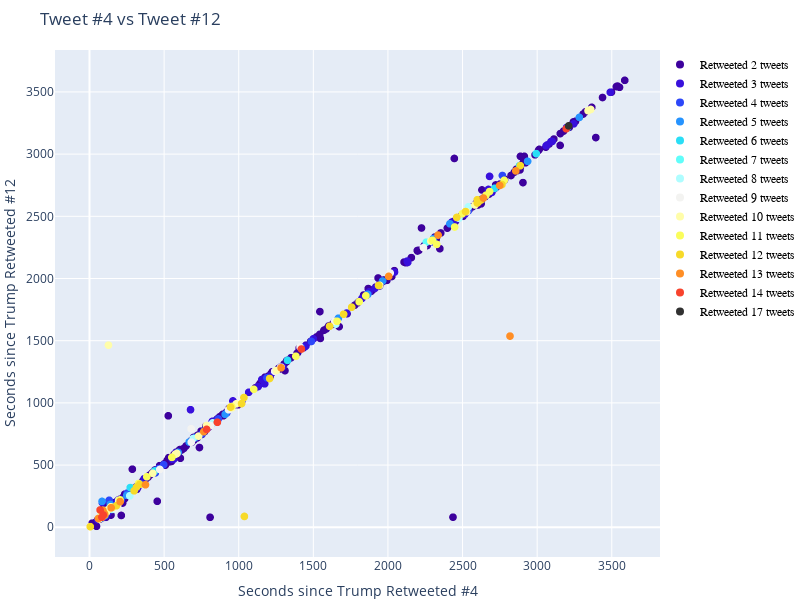

Notebook source saved alongside this figure:
### Markdown cell above
# For `X` hour windows:

### Code cell
window=1

retweets_after_trump, source_counts, user_counts = get_retweets_after_trump(df, window=window)

#Which should we compare?
A = 4
B = 12

df2, sr, p = rank_twitterers(retweets_after_trump[A], retweets_after_trump[B])
print("The % similar is: {:.2f} with {} users in both streams".format(p, len(df2)))
print(sr)


f = make_plot(df2, user_counts)
f.show()

with open('/data/www/tmp.html','w') as outFile:
    outFile.write( plotly.io.to_html(f,include_plotlyjs='cdn') )

### Figure 1 — Plotly figure (JSON) as saved in the notebook; plotly's stock layout.template omitted (floating-point values rounded to 4 significant figures; data arrays with more than 128 entries replaced by an {"elided": "..."} marker saying what was removed)
{"data": [{"hovertemplate": "%{text}", "marker": {"color": "#3d019d", "opacity": 1, "size": 8}, "mode": "markers", "name": "Retweeted 2 tweets", "showlegend": true, "text": {"elided": "329 str values"}, "type": "scattergl", "x": {"elided": "329 int values"}, "y": {"elided": "329 int values"}}, {"hovertemplate": "%{text}", "marker": {"color": "#3810dc", "opacity": 1, "size": 8}, "mode": "markers", "name": "Retweeted 3 tweets", "showlegend": true, "text": ["Leha60849960: <a href=\"http://twitter.com/download/android\" rel=\"nofollow\">Twitter for Android</a>", "RMcgouldrick: <a href=\"http://twitter.com/download/android\" rel=\"nofollow\">Twitter for Android</a>", "teslaandspaceX: <a href=\"http://twitter.com/download/iphone\" rel=\"nofollow\">Twitter for iPhone</a>", "BakerSonPeekay: <a href=\"https://mobile.twitter.com\" rel=\"nofollow\">Twitter Web App</a>", "Albelian8: <a href=\"https://mobile.twitter.com\" rel=\"nofollow\">Twitter Web App</a>", "Grace02609414: <a href=\"http://twitter.com/download/iphone\" rel=\"nofollow\">Twitter for iPhone</a>", "Tikal217: <a href=\"http://twitter.com/#!/download/ipad\" rel=\"nofollow\">Twitter for iPad</a>", "bydefault: <a href=\"https://mobile.twitter.com\" rel=\"nofollow\">Twitter Web App</a>", "VHBigSlickAAA1: <a href=\"http://twitter.com/download/iphone\" rel=\"nofollow\">Twitter for iPhone</a>", "EblingJr: <a href=\"http://twitter.com/download/android\" rel=\"nofollow\">Twitter for Android</a>", "JFaith1979: <a href=\"http://twitter.com/download/iphone\" rel=\"nofollow\">Twitter for iPhone</a>", "norhino777: <a href=\"http://twitter.com/download/iphone\" rel=\"nofollow\">Twitter for iPhone</a>", "zack29266449: <a href=\"http://twitter.com/download/iphone\" rel=\"nofollow\">Twitter for iPhone</a>", "ronpowell7: <a href=\"http://twitter.com/download/android\" rel=\"nofollow\">Twitter for Android</a>", "ARaisinghell: <a href=\"https://mobile.twitter.com\" rel=\"nofollow\">Twitter Web App</a>", "tommylowens1: <a href=\"http://twitter.com/download/iphone\" rel=\"nofollow\">Twitter for iPhone</a>", "SomeonesCamera: <a href=\"http://twitter.com/download/android\" rel=\"nofollow\">Twitter for Android</a>", "DixieLand__Diva: <a href=\"http://twitter.com/download/android\" rel=\"nofollow\">Twitter for Android</a>", "MargaretheBrac2: <a href=\"http://twitter.com/download/iphone\" rel=\"nofollow\">Twitter for iPhone</a>", "sparkle49090982: <a href=\"http://twitter.com/download/iphone\" rel=\"nofollow\">Twitter for iPhone</a>", "Jerrydmusic: <a href=\"https://mobile.twitter.com\" rel=\"nofollow\">Twitter Web App</a>", "Pammy30104931: <a href=\"http://twitter.com/download/iphone\" rel=\"nofollow\">Twitter for iPhone</a>", "JimWeltzin: <a href=\"https://mobile.twitter.com\" rel=\"nofollow\">Twitter Web App</a>", "JimTypeDude: <a href=\"https://mobile.twitter.com\" rel=\"nofollow\">Twitter Web App</a>", "BeVau2: <a href=\"http://twitter.com/download/android\" rel=\"nofollow\">Twitter for Android</a>", "Mleedoodlebug22: <a href=\"http://twitter.com/download/android\" rel=\"nofollow\">Twitter for Android</a>", "Perch313: <a href=\"http://twitter.com/download/android\" rel=\"nofollow\">Twitter for Android</a>", "GnosticBushido: <a href=\"http://twitter.com/download/iphone\" rel=\"nofollow\">Twitter for iPhone</a>", "jeb1149: <a href=\"http://twitter.com/download/iphone\" rel=\"nofollow\">Twitter for iPhone</a>", "JebLadat: <a href=\"http://twitter.com/download/iphone\" rel=\"nofollow\">Twitter for iPhone</a>", "LycRosie: <a href=\"https://mobile.twitter.com\" rel=\"nofollow\">Twitter Web App</a>", "poisonsky23: <a href=\"http://twitter.com/download/iphone\" rel=\"nofollow\">Twitter for iPhone</a>", "MAGA_Arlene: <a href=\"http://twitter.com/download/android\" rel=\"nofollow\">Twitter for Android</a>", "WingChun88: <a href=\"http://twitter.com/download/iphone\" rel=\"nofollow\">Twitter for iPhone</a>", "03forester: <a href=\"http://twitter.com/download/iphone\" rel=\"nofollow\">Twitter for iPhone</a>", "heathersmedica1: <a href=\"http://twitter.com/download/iphone\" rel=\"nofollow\">Twitter for iPhone</a>", "omcman: <a href=\"http://twitter.com/download/iphone\" rel=\"nofollow\">Twitter for iPhone</a>", "DarleneIronCity: <a href=\"https://mobile.twitter.com\" rel=\"nofollow\">Twitter Web App</a>", "BPink4143: <a href=\"http://twitter.com/download/iphone\" rel=\"nofollow\">Twitter for iPhone</a>", "CynnieMaris: <a href=\"http://twitter.com/download/iphone\" rel=\"nofollow\">Twitter for iPhone</a>", "Binhaihotel: <a href=\"http://twitter.com/download/iphone\" rel=\"nofollow\">Twitter for iPhone</a>", "RChance55: <a href=\"http://twitter.com/download/iphone\" rel=\"nofollow\">Twitter for iPhone</a>", "Space8Jockey5: <a href=\"http://twitter.com/download/iphone\" rel=\"nofollow\">Twitter for iPhone</a>", "PatriotL4evr: <a href=\"http://twitter.com/download/android\" rel=\"nofollow\">Twitter for Android</a>", "Lady22eMaribel: <a href=\"http://twitter.com/download/android\" rel=\"nofollow\">Twitter for Android</a>", "maftf1956: <a href=\"http://twitter.com/download/android\" rel=\"nofollow\">Twitter for Android</a>", "mikeb38beacon_h: <a href=\"http://twitter.com/download/iphone\" rel=\"nofollow\">Twitter for iPhone</a>", "LouDAngelo1: <a href=\"http://twitter.com/download/iphone\" rel=\"nofollow\">Twitter for iPhone</a>", "Ask4Old: <a href=\"http://twitter.com/download/iphone\" rel=\"nofollow\">Twitter for iPhone</a>", "Trump20MAGA4US: <a href=\"http://twitter.com/download/iphone\" rel=\"nofollow\">Twitter for iPhone</a>", "NMaga2020: <a href=\"http://twitter.com/download/iphone\" rel=\"nofollow\">Twitter for iPhone</a>", "truth9876: <a href=\"http://twitter.com/#!/download/ipad\" rel=\"nofollow\">Twitter for iPad</a>", "TeresaRomary: <a href=\"http://twitter.com/download/iphone\" rel=\"nofollow\">Twitter for iPhone</a>", "pg_rant: <a href=\"http://twitter.com/download/iphone\" rel=\"nofollow\">Twitter for iPhone</a>", "KingofDaddys: <a href=\"http://twitter.com/download/android\" rel=\"nofollow\">Twitter for Android</a>", "LoriS09598635: <a href=\"http://twitter.com/download/iphone\" rel=\"nofollow\">Twitter for iPhone</a>", "QuintanaFreyre: <a href=\"http://twitter.com/download/iphone\" rel=\"nofollow\">Twitter for iPhone</a>", "simplyme669: <a href=\"http://twitter.com/download/android\" rel=\"nofollow\">Twitter for Android</a>", "bowman409: <a href=\"http://twitter.com/download/android\" rel=\"nofollow\">Twitter for Android</a>", "KevinBooker212: <a href=\"http://twitter.com/download/iphone\" rel=\"nofollow\">Twitter for iPhone</a>", "TruthAnJustice5: <a href=\"http://twitter.com/download/android\" rel=\"nofollow\">Twitter for Android</a>", "Notsure71361677: <a href=\"https://mobile.twitter.com\" rel=\"nofollow\">Twitter Web App</a>", "CarolusEduardus: <a href=\"http://twitter.com/download/android\" rel=\"nofollow\">Twitter for Android</a>", "Virginia4KAG: <a href=\"https://mobile.twitter.com\" rel=\"nofollow\">Twitter Web App</a>", "JohnJon77706148: <a href=\"http://twitter.com/download/iphone\" rel=\"nofollow\">Twitter for iPhone</a>", "threadkillerksu: <a href=\"http://twitter.com/download/iphone\" rel=\"nofollow\">Twitter for iPhone</a>", "realBenBradbury: <a href=\"http://twitter.com/download/iphone\" rel=\"nofollow\">Twitter for iPhone</a>", "steven21marc: <a href=\"http://twitter.com/download/iphone\" rel=\"nofollow\">Twitter for iPhone</a>", "QLover1745: <a href=\"http://twitter.com/download/android\" rel=\"nofollow\">Twitter for Android</a>", "njquackytrumpy: <a href=\"https://mobile.twitter.com\" rel=\"nofollow\">Twitter Web App</a>", "Floyd108879821: <a href=\"http://twitter.com/download/iphone\" rel=\"nofollow\">Twitter for iPhone</a>", "joedrumheller: <a href=\"http://twitter.com/download/android\" rel=\"nofollow\">Twitter for Android</a>"], "type": "scattergl", "x": [99, 106, 961, 2133, 2594, 3490, 1914, 1130, 366, 199, 1875, 104, 2673, 79, 54, 3197, 121, 1651, 136, 2129, 1826, 579, 2681, 306, 3245, 3093, 1949, 2516, 1946, 1445, 1211, 183, 553, 1067, 1174, 1184, 950, 358, 87, 2428, 3101, 123, 85, 323, 854, 213, 139, 677, 106, 113, 1294, 96, 1723, 2442, 196, 1500, 86, 2467, 1155, 1450, 2044, 3066, 797, 367, 961, 3060, 68, 823, 85, 2696, 165, 564], "y": [83, 96, 1016, 2130, 2611, 3497, 1923, 1131, 390, 201, 1893, 138, 2716, 91, 61, 3214, 137, 1660, 146, 2140, 1840, 599, 2821, 318, 3243, 3101, 1951, 2517, 1955, 1452, 1218, 202, 547, 1085, 1153, 1202, 963, 359, 109, 2453, 3102, 117, 91, 318, 862, 224, 145, 945, 88, 115, 1289, 111, 1722, 2448, 222, 1515, 90, 2480, 1188, 1457, 2051, 3073, 803, 362, 972, 3067, 76, 851, 200, 2692, 188, 547]}, {"hovertemplate": "%{text}", "marker": {"color": "#2d47f9", "opacity": 1, "size": 8}, "mode": "markers", "name": "Retweeted 4 tweets", "showlegend": true, "text": ["joshijignesh3: <a href=\"http://twitter.com/download/android\" rel=\"nofollow\">Twitter for Android</a>", "KevinTatulyan: <a href=\"http://twitter.com/download/iphone\" rel=\"nofollow\">Twitter for iPhone</a>", "KeithAltarac: <a href=\"http://twitter.com/download/iphone\" rel=\"nofollow\">Twitter for iPhone</a>", "bigdaddy_ensley: <a href=\"http://twitter.com/download/iphone\" rel=\"nofollow\">Twitter for iPhone</a>", "PGRDET: <a href=\"http://twitter.com/download/android\" rel=\"nofollow\">Twitter for Android</a>", "RealRobertBoud: <a href=\"http://twitter.com/download/android\" rel=\"nofollow\">Twitter for Android</a>", "SRGnationwide: <a href=\"http://twitter.com/download/android\" rel=\"nofollow\">Twitter for Android</a>", "DirtyDeplorable: <a href=\"http://twitter.com/download/iphone\" rel=\"nofollow\">Twitter for iPhone</a>", "UsaJodi: <a href=\"http://twitter.com/download/iphone\" rel=\"nofollow\">Twitter for iPhone</a>", "melissaadams53: <a href=\"http://twitter.com/download/android\" rel=\"nofollow\">Twitter for Android</a>", "moosemuffinn: <a href=\"http://twitter.com/#!/download/ipad\" rel=\"nofollow\">Twitter for iPad</a>", "CVTrumpifornian: <a href=\"http://twitter.com/download/android\" rel=\"nofollow\">Twitter for Android</a>", "HaroldS21996814: <a href=\"http://twitter.com/download/iphone\" rel=\"nofollow\">Twitter for iPhone</a>", "dani74829276: <a href=\"http://twitter.com/download/iphone\" rel=\"nofollow\">Twitter for iPhone</a>", "SteveMer1171: <a href=\"http://twitter.com/download/iphone\" rel=\"nofollow\">Twitter for iPhone</a>", "raccredo: <a href=\"http://twitter.com/download/iphone\" rel=\"nofollow\">Twitter for iPhone</a>", "jennyjupite: <a href=\"http://twitter.com/download/iphone\" rel=\"nofollow\">Twitter for iPhone</a>", "jxm8016: <a href=\"http://twitter.com/#!/download/ipad\" rel=\"nofollow\">Twitter for iPad</a>", "realMattJAllen: <a href=\"https://mobile.twitter.com\" rel=\"nofollow\">Twitter Web App</a>", "VeritasVirtusX: <a href=\"http://twitter.com/#!/download/ipad\" rel=\"nofollow\">Twitter for iPad</a>", "Anup83002797: <a href=\"http://twitter.com/download/android\" rel=\"nofollow\">Twitter for Android</a>", "54Ange: <a href=\"http://twitter.com/download/iphone\" rel=\"nofollow\">Twitter for iPhone</a>", "SpaceMtnDude: <a href=\"http://twitter.com/download/iphone\" rel=\"nofollow\">Twitter for iPhone</a>", "PernettiSonia: <a href=\"http://twitter.com/download/iphone\" rel=\"nofollow\">Twitter for iPhone</a>", "Deckard61S: <a href=\"http://twitter.com/download/iphone\" rel=\"nofollow\">Twitter for iPhone</a>", "rightlyaligned: <a href=\"https://mobile.twitter.com\" rel=\"nofollow\">Twitter Web App</a>", "DwayneMcDevitt: <a href=\"http://twitter.com/download/android\" rel=\"nofollow\">Twitter for Android</a>", "jvenereo34: <a href=\"http://twitter.com/download/iphone\" rel=\"nofollow\">Twitter for iPhone</a>"], "type": "scattergl", "x": [497, 1487, 132, 134, 863, 955, 2539, 315, 252, 3204, 213, 2289, 1189, 463, 268, 140, 104, 117, 752, 317, 342, 86, 1419, 1865, 192, 919, 441, 2767], "y": [503, 1494, 217, 150, 871, 973, 2545, 322, 274, 3216, 222, 2297, 1201, 472, 283, 148, 132, 130, 749, 330, 349, 120, 1448, 1873, 206, 918, 437, 2828]}, {"hovertemplate": "%{text}", "marker": {"color": "#2593ff", "opacity": 1, "size": 8}, "mode": "markers", "name": "Retweeted 5 tweets", "showlegend": true, "text": ["nytxnn: <a href=\"http://twitter.com/download/iphone\" rel=\"nofollow\">Twitter for iPhone</a>", "America3675: <a href=\"http://twitter.com/#!/download/ipad\" rel=\"nofollow\">Twitter for iPad</a>", "joybellesshadow: <a href=\"http://twitter.com/download/android\" rel=\"nofollow\">Twitter for Android</a>", "Sean1776cot: <a href=\"http://twitter.com/download/android\" rel=\"nofollow\">Twitter for Android</a>", "jerseytigger123: <a href=\"https://mobile.twitter.com\" rel=\"nofollow\">Twitter Web App</a>", "CovfefeUSA: <a href=\"https://mobile.twitter.com\" rel=\"nofollow\">Twitter Web App</a>", "Trump2024512886: <a href=\"http://twitter.com/#!/download/ipad\" rel=\"nofollow\">Twitter for iPad</a>", "sandyleevincent: <a href=\"http://twitter.com/download/iphone\" rel=\"nofollow\">Twitter for iPhone</a>", "patrick_jonah: <a href=\"http://twitter.com/#!/download/ipad\" rel=\"nofollow\">Twitter for iPad</a>", "Metz1245John: <a href=\"http://twitter.com/download/iphone\" rel=\"nofollow\">Twitter for iPhone</a>", "Pascal816329491: <a href=\"https://mobile.twitter.com\" rel=\"nofollow\">Twitter Web App</a>", "VictoriaPrudkov: <a href=\"http://twitter.com/download/iphone\" rel=\"nofollow\">Twitter for iPhone</a>", "Zetta1955rosey1: <a href=\"http://twitter.com/download/android\" rel=\"nofollow\">Twitter for Android</a>", "laurencristmann: <a href=\"http://twitter.com/download/iphone\" rel=\"nofollow\">Twitter for iPhone</a>", "la_shure: <a href=\"http://twitter.com/download/android\" rel=\"nofollow\">Twitter for Android</a>", "AmericanKate: <a href=\"http://twitter.com/download/android\" rel=\"nofollow\">Twitter for Android</a>", "JLNCollection: <a href=\"http://twitter.com/download/iphone\" rel=\"nofollow\">Twitter for iPhone</a>", "EeezeePeezee143: <a href=\"http://twitter.com/#!/download/ipad\" rel=\"nofollow\">Twitter for iPad</a>", "IamBruceRussell: <a href=\"http://twitter.com/#!/download/ipad\" rel=\"nofollow\">Twitter for iPad</a>", "JimMcFierceSon: <a href=\"http://twitter.com/download/iphone\" rel=\"nofollow\">Twitter for iPhone</a>", "KordishRon: <a href=\"http://twitter.com/download/android\" rel=\"nofollow\">Twitter for Android</a>", "steak_ham: <a href=\"http://twitter.com/download/android\" rel=\"nofollow\">Twitter for Android</a>"], "type": "scattergl", "x": [594, 84, 148, 3202, 707, 3283, 250, 2305, 1964, 1865, 206, 86, 153, 2936, 78, 2415, 1668, 78, 668, 768, 909, 139], "y": [602, 208, 143, 3209, 720, 3295, 257, 2321, 1980, 1873, 216, 96, 165, 2942, 78, 2440, 1681, 73, 685, 774, 908, 183]}, {"hovertemplate": "%{text}", "marker": {"color": "#2adef6", "opacity": 1, "size": 8}, "mode": "markers", "name": "Retweeted 6 tweets", "showlegend": true, "text": ["realTheresaVR: <a href=\"http://twitter.com/download/iphone\" rel=\"nofollow\">Twitter for iPhone</a>", "RealMrsGrits: <a href=\"http://twitter.com/#!/download/ipad\" rel=\"nofollow\">Twitter for iPad</a>", "JustSayingTrump: <a href=\"http://twitter.com/#!/download/ipad\" rel=\"nofollow\">Twitter for iPad</a>", "Law9071: <a href=\"http://twitter.com/#!/download/ipad\" rel=\"nofollow\">Twitter for iPad</a>", "EdQRichards: <a href=\"http://twitter.com/download/iphone\" rel=\"nofollow\">Twitter for iPhone</a>", "JingmeiL: <a href=\"http://twitter.com/download/iphone\" rel=\"nofollow\">Twitter for iPhone</a>", "atlprinter: <a href=\"http://twitter.com/download/android\" rel=\"nofollow\">Twitter for Android</a>", "LaurieDumilieu: <a href=\"http://twitter.com/download/iphone\" rel=\"nofollow\">Twitter for iPhone</a>", "osteofrio: <a href=\"http://twitter.com/download/iphone\" rel=\"nofollow\">Twitter for iPhone</a>", "DanTana39389774: <a href=\"http://twitter.com/download/android\" rel=\"nofollow\">Twitter for Android</a>", "PamelaACantrell: <a href=\"http://twitter.com/download/iphone\" rel=\"nofollow\">Twitter for iPhone</a>"], "type": "scattergl", "x": [273, 437, 2994, 144, 2882, 94, 103, 2715, 1327, 89, 79], "y": [319, 453, 3004, 157, 2907, 109, 96, 2725, 1342, 108, 124]}, {"hovertemplate": "%{text}", "marker": {"color": "#60fdfa", "opacity": 1, "size": 8}, "mode": "markers", "name": "Retweeted 7 tweets", "showlegend": true, "text": ["justanothersme2: <a href=\"https://mobile.twitter.com\" rel=\"nofollow\">Twitter Web App</a>"], "type": "scattergl", "x": [2257], "y": [2292]}, {"hovertemplate": "%{text}", "marker": {"color": "#aefdff", "opacity": 1, "size": 8}, "mode": "markers", "name": "Retweeted 8 tweets", "showlegend": true, "text": ["SebeSteven: <a href=\"http://twitter.com/#!/download/ipad\" rel=\"nofollow\">Twitter for iPad</a>", "unrealDonaldJ: <a href=\"http://www.google.com\" rel=\"nofollow\">Copy realDonaldTrump</a>", "taylorjm61: <a href=\"http://twitter.com/download/iphone\" rel=\"nofollow\">Twitter for iPhone</a>", "ARealPrincesa: <a href=\"http://twitter.com/download/iphone\" rel=\"nofollow\">Twitter for iPhone</a>", "DebbieKiwiblack: <a href=\"https://mobile.twitter.com\" rel=\"nofollow\">Twitter Web App</a>", "willbarrett_1: <a href=\"https://mobile.twitter.com\" rel=\"nofollow\">Twitter Web App</a>", "Don_Rivers1: <a href=\"http://twitter.com/download/android\" rel=\"nofollow\">Twitter for Android</a>", "Terri26165143: <a href=\"http://twitter.com/download/android\" rel=\"nofollow\">Twitter for Android</a>", "IRetweetTrump: <a href=\"https://www.donaldjtrump.com/\" rel=\"nofollow\">IRetweetTrump</a>"], "type": "scattergl", "x": [694, 825, 1014, 270, 1651, 2476, 158, 2539, 1021], "y": [713, 839, 1024, 253, 1633, 2484, 144, 2576, 1030]}, {"hovertemplate": "%{text}", "marker": {"color": "#f3f3f1", "opacity": 1, "size": 8}, "mode": "markers", "name": "Retweeted 9 tweets", "showlegend": true, "text": ["sccurl: <a href=\"http://twitter.com/download/iphone\" rel=\"nofollow\">Twitter for iPhone</a>", "psPetePatel7: <a href=\"http://twitter.com/#!/download/ipad\" rel=\"nofollow\">Twitter for iPad</a>", "BasilBennett2: <a href=\"http://twitter.com/download/iphone\" rel=\"nofollow\">Twitter for iPhone</a>", "ConserveBill: <a href=\"https://mobile.twitter.com\" rel=\"nofollow\">Twitter Web App</a>", "surrealDoTrump: <a href=\"http://IamANull.com\" rel=\"nofollow\">SurrealTrumper</a>", "souljahsingh: <a href=\"http://twitter.com/download/android\" rel=\"nofollow\">Twitter for Android</a>", "Roberts1Robin: <a href=\"http://twitter.com/download/iphone\" rel=\"nofollow\">Twitter for iPhone</a>", "electricalmama: <a href=\"http://twitter.com/download/android\" rel=\"nofollow\">Twitter for Android</a>", "duanevotaw: <a href=\"http://twitter.com/download/iphone\" rel=\"nofollow\">Twitter for iPhone</a>", "Catheri75157424: <a href=\"https://mobile.twitter.com\" rel=\"nofollow\">Twitter Web App</a>", "bamanicky: <a href=\"http://twitter.com/download/iphone\" rel=\"nofollow\">Twitter for iPhone</a>", "BKM__01: <a href=\"http://twitter.com/download/iphone\" rel=\"nofollow\">Twitter for iPhone</a>", "otqvv: <a href=\"http://twitter.com/download/iphone\" rel=\"nofollow\">Twitter for iPhone</a>", "KroekerTony: <a href=\"http://twitter.com/download/android\" rel=\"nofollow\">Twitter for Android</a>"], "type": "scattergl", "x": [471, 173, 681, 1644, 1011, 1280, 932, 1285, 810, 682, 1411, 2015, 1241, 2238], "y": [465, 150, 792, 1656, 1025, 1285, 945, 1286, 818, 684, 1449, 2044, 1254, 2248]}, {"hovertemplate": "%{text}", "marker": {"color": "#fffda9", "opacity": 1, "size": 8}, "mode": "markers", "name": "Retweeted 10 tweets", "showlegend": true, "text": ["milothekemosabe: <a href=\"http://twitter.com\" rel=\"nofollow\">Twitter Web Client</a>", "Donna48195033: <a href=\"https://mobile.twitter.com\" rel=\"nofollow\">Twitter Web App</a>", "realdonaldsays: <a href=\"http://yahoo.com\" rel=\"nofollow\">Real Donald Says</a>", "daaydreemer: <a href=\"https://mobile.twitter.com\" rel=\"nofollow\">Twitter Web App</a>", "RangerGusMcCrae: <a href=\"http://twitter.com/#!/download/ipad\" rel=\"nofollow\">Twitter for iPad</a>", "trumpsvomit: <a href=\"http://www.whitehouse.gov\" rel=\"nofollow\">trumps_vomit</a>", "jnmnlslv: <a href=\"http://twitter.com/download/android\" rel=\"nofollow\">Twitter for Android</a>", "TheocharisHadj2: <a href=\"https://mobile.twitter.com\" rel=\"nofollow\">Twitter Web App</a>", "Barbara77250226: <a href=\"http://twitter.com/download/android\" rel=\"nofollow\">Twitter for Android</a>", "RealKSridharan: <a href=\"http://twitter.com/download/iphone\" rel=\"nofollow\">Twitter for iPhone</a>", "fastmaro_kicky: <a href=\"http://twitter.com/download/iphone\" rel=\"nofollow\">Twitter for iPhone</a>", "wontfollowhim: <a href=\"https://whitehouse.gov\" rel=\"nofollow\">Retweet Trump</a>", "DesertStormVet4: <a href=\"http://twitter.com/download/android\" rel=\"nofollow\">Twitter for Android</a>", "Anthony70829637: <a href=\"http://twitter.com/download/iphone\" rel=\"nofollow\">Twitter for iPhone</a>", "NHale1776: <a href=\"https://mobile.twitter.com\" rel=\"nofollow\">Twitter Web App</a>", "MrJohn94886436: <a href=\"http://twitter.com/download/android\" rel=\"nofollow\">Twitter for Android</a>", "OldhessL: <a href=\"http://twitter.com/download/iphone\" rel=\"nofollow\">Twitter for iPhone</a>", "LisaBow9: <a href=\"http://twitter.com/download/iphone\" rel=\"nofollow\">Twitter for iPhone</a>", "joercrouae: <a href=\"http://twitter.com/download/iphone\" rel=\"nofollow\">Twitter for iPhone</a>", "sangrerayada: <a href=\"http://twitter.com/download/iphone\" rel=\"nofollow\">Twitter for iPhone</a>", "bzm84413132: <a href=\"http://twitter.com/download/iphone\" rel=\"nofollow\">Twitter for iPhone</a>", "MaggioMichelle: <a href=\"http://twitter.com/download/iphone\" rel=\"nofollow\">Twitter for iPhone</a>", "repubfan: <a href=\"http://twitter.com/download/iphone\" rel=\"nofollow\">Twitter for iPhone</a>", "imbearclansami: <a href=\"https://mobile.twitter.com\" rel=\"nofollow\">Twitter Web App</a>", "KittyCatGranny: <a href=\"http://twitter.com/#!/download/ipad\" rel=\"nofollow\">Twitter for iPad</a>", "autismfamily01: <a href=\"http://twitter.com/download/iphone\" rel=\"nofollow\">Twitter for iPhone</a>"], "type": "scattergl", "x": [2527, 784, 64, 106, 1945, 585, 3341, 983, 143, 124, 191, 586, 575, 2287, 113, 78, 196, 114, 3359, 731, 2583, 1253, 424, 132, 127, 955], "y": [2537, 818, 66, 123, 1945, 592, 3349, 992, 165, 141, 185, 594, 587, 2301, 120, 107, 218, 122, 3359, 733, 2591, 1260, 434, 146, 1464, 961]}, {"hovertemplate": "%{text}", "marker": {"color": "#fafd5b", "opacity": 1, "size": 8}, "mode": "markers", "name": "Retweeted 11 tweets", "showlegend": true, "text": ["KMCaton: <a href=\"http://twitter.com/download/iphone\" rel=\"nofollow\">Twitter for iPhone</a>", "weee208: <a href=\"http://twitter.com/#!/download/ipad\" rel=\"nofollow\">Twitter for iPad</a>", "Dog2Purple: <a href=\"https://mobile.twitter.com\" rel=\"nofollow\">Twitter Web App</a>", "HaroldSnure: <a href=\"https://mobile.twitter.com\" rel=\"nofollow\">Twitter Web App</a>", "icare4america16: <a href=\"http://twitter.com\" rel=\"nofollow\">Twitter Web Client</a>", "billymjonesMACK: <a href=\"http://twitter.com/download/android\" rel=\"nofollow\">Twitter for Android</a>", "ReneeC2920: <a href=\"http://twitter.com/download/android\" rel=\"nofollow\">Twitter for Android</a>", "caselvis58: <a href=\"http://twitter.com/download/iphone\" rel=\"nofollow\">Twitter for iPhone</a>", "kristen4trump: <a href=\"https://mobile.twitter.com\" rel=\"nofollow\">Twitter Web App</a>", "e1l2z3: <a href=\"http://twitter.com/download/iphone\" rel=\"nofollow\">Twitter for iPhone</a>", "Misstuffsee: <a href=\"http://twitter.com/download/iphone\" rel=\"nofollow\">Twitter for iPhone</a>", "lisam02184: <a href=\"http://twitter.com/download/android\" rel=\"nofollow\">Twitter for Android</a>", "Shauna33R: <a href=\"http://twitter.com/download/iphone\" rel=\"nofollow\">Twitter for iPhone</a>", "maxger31: <a href=\"http://twitter.com/download/iphone\" rel=\"nofollow\">Twitter for iPhone</a>", "Diverstang: <a href=\"http://twitter.com/download/android\" rel=\"nofollow\">Twitter for Android</a>", "ScottLeelon: <a href=\"http://twitter.com/download/iphone\" rel=\"nofollow\">Twitter for iPhone</a>", "lana67says2: <a href=\"http://twitter.com/download/android\" rel=\"nofollow\">Twitter for Android</a>", "1Faithum: <a href=\"http://twitter.com/download/android\" rel=\"nofollow\">Twitter for Android</a>", "AmbilTodd: <a href=\"http://twitter.com/download/android\" rel=\"nofollow\">Twitter for Android</a>", "TiredofBS11: <a href=\"https://mobile.twitter.com\" rel=\"nofollow\">Twitter Web App</a>", "LoraJPerkins: <a href=\"http://twitter.com/download/android\" rel=\"nofollow\">Twitter for Android</a>", "TheocharisHadj4: <a href=\"https://mobile.twitter.com\" rel=\"nofollow\">Twitter Web App</a>"], "type": "scattergl", "x": [2681, 1383, 1852, 2779, 1101, 85, 2657, 88, 205, 384, 2298, 2498, 1659, 102, 87, 153, 2447, 2327, 952, 552, 329, 1807], "y": [2699, 1375, 1861, 2789, 1109, 80, 2669, 138, 220, 406, 2307, 2520, 1656, 113, 111, 159, 2414, 2274, 971, 562, 352, 1813]}, {"hovertemplate": "%{text}", "marker": {"color": "#f7da29", "opacity": 1, "size": 8}, "mode": "markers", "name": "Retweeted 12 tweets", "showlegend": true, "text": ["knassios: <a href=\"http://twitter.com/download/android\" rel=\"nofollow\">Twitter for Android</a>", "Represe04754550: <a href=\"http://twitter.com/download/iphone\" rel=\"nofollow\">Twitter for iPhone</a>", "lfbill: <a href=\"http://twitter.com/#!/download/ipad\" rel=\"nofollow\">Twitter for iPad</a>", "SebastianJRusso: <a href=\"http://twitter.com/download/android\" rel=\"nofollow\">Twitter for Android</a>", "Steve_Gregory82: <a href=\"http://twitter.com/download/android\" rel=\"nofollow\">Twitter for Android</a>", "DulinTommy: <a href=\"http://twitter.com/download/android\" rel=\"nofollow\">Twitter for Android</a>", "Hinatawakaba129: <a href=\"http://twitter.com/download/android\" rel=\"nofollow\">Twitter for Android</a>", "GlenStJames: <a href=\"http://twitter.com/#!/download/ipad\" rel=\"nofollow\">Twitter for iPad</a>", "PJN4Real: <a href=\"http://twitter.com/download/iphone\" rel=\"nofollow\">Twitter for iPhone</a>", "LindaSuhler: <a href=\"http://twitter.com/download/iphone\" rel=\"nofollow\">Twitter for iPhone</a>", "MyTeresadampier: <a href=\"http://twitter.com/download/android\" rel=\"nofollow\">Twitter for Android</a>", "rawoods24: <a href=\"http://twitter.com/download/iphone\" rel=\"nofollow\">Twitter for iPhone</a>", "mkbshm: <a href=\"http://twitter.com/download/iphone\" rel=\"nofollow\">Twitter for iPhone</a>", "NancymkQ: <a href=\"http://twitter.com/#!/download/ipad\" rel=\"nofollow\">Twitter for iPad</a>", "DustinEBole: <a href=\"http://twitter.com/download/android\" rel=\"nofollow\">Twitter for Android</a>", "FelizFlorecita1: <a href=\"http://twitter.com/download/android\" rel=\"nofollow\">Twitter for Android</a>", "Unfollow_Donald: <a href=\"https://twitter.com/Unfollow_Donald\" rel=\"nofollow\">Unfollow Donald Trump</a>", "JaniceW05412341: <a href=\"http://twitter.com/download/android\" rel=\"nofollow\">Twitter for Android</a>", "Mrseifert24Mike: <a href=\"http://twitter.com/download/iphone\" rel=\"nofollow\">Twitter for iPhone</a>", "JJDJ1187: <a href=\"http://twitter.com/download/iphone\" rel=\"nofollow\">Twitter for iPhone</a>", "gX4IK76J9YqkHEn: <a href=\"http://twitter.com/download/android\" rel=\"nofollow\">Twitter for Android</a>", "CheezyBorger: <a href=\"http://twitter.com/download/android\" rel=\"nofollow\">Twitter for Android</a>"], "type": "scattergl", "x": [2520, 1035, 1703, 1207, 2604, 2887, 2461, 945, 315, 180, 1757, 299, 2599, 1038, 2624, 337, 5, 2599, 1019, 1609, 2764, 1937], "y": [2538, 1043, 1713, 1196, 2612, 2907, 2491, 966, 323, 173, 1769, 293, 2607, 87, 2631, 345, 5, 2633, 994, 1616, 2755, 1944]}, {"hovertemplate": "%{text}", "marker": {"color": "#ff8e25", "opacity": 1, "size": 8}, "mode": "markers", "name": "Retweeted 13 tweets", "showlegend": true, "text": ["MarathonerNYC: <a href=\"http://twitter.com/download/android\" rel=\"nofollow\">Twitter for Android</a>", "heath_china: <a href=\"https://mobile.twitter.com\" rel=\"nofollow\">Twitter Web App</a>", "jjon21: <a href=\"https://mobile.twitter.com\" rel=\"nofollow\">Twitter Web App</a>", "Helovedmefirst: <a href=\"http://twitter.com\" rel=\"nofollow\">Twitter Web Client</a>", "koupdetat: <a href=\"http://twitter.com/download/iphone\" rel=\"nofollow\">Twitter for iPhone</a>", "Matthew52802818: <a href=\"http://twitter.com/#!/download/ipad\" rel=\"nofollow\">Twitter for iPad</a>", "mwiley4975: <a href=\"http://twitter.com/download/android\" rel=\"nofollow\">Twitter for Android</a>", "henry0467: <a href=\"http://twitter.com/download/iphone\" rel=\"nofollow\">Twitter for iPhone</a>", "Apiphanys_Eye: <a href=\"http://twitter.com/download/android\" rel=\"nofollow\">Twitter for Android</a>", "ChukwudubemIgb1: <a href=\"http://twitter.com/download/android\" rel=\"nofollow\">Twitter for Android</a>", "San_Diego_858: <a href=\"http://twitter.com/download/iphone\" rel=\"nofollow\">Twitter for iPhone</a>", "KatsuhikoTsuda: <a href=\"http://twitter.com/download/iphone\" rel=\"nofollow\">Twitter for iPhone</a>", "inscnc: <a href=\"http://twitter.com/download/iphone\" rel=\"nofollow\">Twitter for iPhone</a>", "thagnome70065: <a href=\"http://twitter.com/download/android\" rel=\"nofollow\">Twitter for Android</a>", "ReaganCharlie: <a href=\"http://twitter.com/download/android\" rel=\"nofollow\">Twitter for Android</a>"], "type": "scattergl", "x": [145, 2005, 102, 59, 2749, 90, 1284, 2336, 99, 2640, 205, 375, 766, 2857, 2818], "y": [157, 2017, 99, 70, 2748, 135, 1282, 2349, 109, 2647, 206, 342, 769, 2865, 1537]}, {"hovertemplate": "%{text}", "marker": {"color": "#f8432d", "opacity": 1, "size": 8}, "mode": "markers", "name": "Retweeted 14 tweets", "showlegend": true, "text": ["mimiinftworth: <a href=\"http://twitter.com/download/iphone\" rel=\"nofollow\">Twitter for iPhone</a>", "gerald_lowery: <a href=\"http://twitter.com/download/iphone\" rel=\"nofollow\">Twitter for iPhone</a>", "LousLounge: <a href=\"http://twitter.com/download/iphone\" rel=\"nofollow\">Twitter for iPhone</a>", "MichaelPoppo0: <a href=\"http://twitter.com/download/iphone\" rel=\"nofollow\">Twitter for iPhone</a>", "MelissaGrableAF: <a href=\"http://twitter.com/download/android\" rel=\"nofollow\">Twitter for Android</a>", "MeAndMyHouse1: <a href=\"http://twitter.com/download/iphone\" rel=\"nofollow\">Twitter for iPhone</a>", "CReeseReport: <a href=\"https://mobile.twitter.com\" rel=\"nofollow\">Twitter Web App</a>"], "type": "scattergl", "x": [785, 1420, 83, 3195, 92, 71, 857], "y": [787, 1433, 81, 3204, 99, 139, 844]}, {"hovertemplate": "%{text}", "marker": {"color": "#313131", "opacity": 1, "size": 8}, "mode": "markers", "name": "Retweeted 17 tweets", "showlegend": true, "text": ["dallie_payne: <a href=\"http://twitter.com/#!/download/ipad\" rel=\"nofollow\">Twitter for iPad</a>"], "type": "scattergl", "x": [3211], "y": [3227]}], "layout": {"autosize": false, "height": 600, "legend": {"font": {"color": "black", "family": "sans-serif", "size": 12}, "traceorder": "normal", "x": 1, "y": 1}, "margin": {"b": 1, "l": 1, "r": 50, "t": 50}, "title": {"text": "Tweet #4 vs Tweet #12"}, "width": 800, "xaxis": {"title": {"text": "Seconds since Trump Retweeted #4"}}, "yaxis": {"title": {"text": "Seconds since Trump Retweeted #12"}}}}
